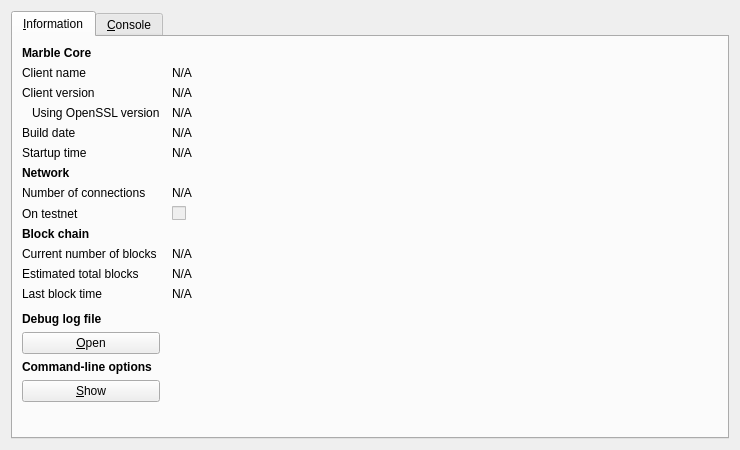
<?xml version="1.0" encoding="UTF-8"?>
<ui version="4.0">
 <class>RPCConsole</class>
 <widget class="QDialog" name="RPCConsole">
  <property name="geometry">
   <rect>
    <x>0</x>
    <y>0</y>
    <width>740</width>
    <height>450</height>
   </rect>
  </property>
  <property name="windowTitle">
   <string>Marble - Debug window</string>
  </property>
  <layout class="QVBoxLayout" name="verticalLayout_2">
   <item>
    <widget class="QTabWidget" name="tabWidget">
     <property name="currentIndex">
      <number>0</number>
     </property>
     <widget class="QWidget" name="tab_info">
      <attribute name="title">
       <string>&amp;Information</string>
      </attribute>
      <layout class="QGridLayout" name="gridLayout" columnstretch="0,1">
       <property name="horizontalSpacing">
        <number>12</number>
       </property>
       <item row="0" column="0">
        <widget class="QLabel" name="label_9">
         <property name="font">
          <font>
           <weight>75</weight>
           <bold>true</bold>
          </font>
         </property>
         <property name="text">
          <string>Marble Core</string>
         </property>
        </widget>
       </item>
       <item row="1" column="0">
        <widget class="QLabel" name="label_5">
         <property name="text">
          <string>Client name</string>
         </property>
        </widget>
       </item>
       <item row="1" column="1">
        <widget class="QLabel" name="clientName">
         <property name="cursor">
          <cursorShape>IBeamCursor</cursorShape>
         </property>
         <property name="text">
          <string>N/A</string>
         </property>
         <property name="textFormat">
          <enum>Qt::PlainText</enum>
         </property>
         <property name="textInteractionFlags">
          <set>Qt::LinksAccessibleByMouse|Qt::TextSelectableByKeyboard|Qt::TextSelectableByMouse</set>
         </property>
        </widget>
       </item>
       <item row="2" column="0">
        <widget class="QLabel" name="label_6">
         <property name="text">
          <string>Client version</string>
         </property>
        </widget>
       </item>
       <item row="2" column="1">
        <widget class="QLabel" name="clientVersion">
         <property name="cursor">
          <cursorShape>IBeamCursor</cursorShape>
         </property>
         <property name="text">
          <string>N/A</string>
         </property>
         <property name="textFormat">
          <enum>Qt::PlainText</enum>
         </property>
         <property name="textInteractionFlags">
          <set>Qt::LinksAccessibleByMouse|Qt::TextSelectableByKeyboard|Qt::TextSelectableByMouse</set>
         </property>
        </widget>
       </item>
       <item row="3" column="0">
        <widget class="QLabel" name="label_14">
         <property name="text">
          <string>Using OpenSSL version</string>
         </property>
         <property name="indent">
          <number>10</number>
         </property>
        </widget>
       </item>
       <item row="3" column="1">
        <widget class="QLabel" name="openSSLVersion">
         <property name="cursor">
          <cursorShape>IBeamCursor</cursorShape>
         </property>
         <property name="text">
          <string>N/A</string>
         </property>
         <property name="textFormat">
          <enum>Qt::PlainText</enum>
         </property>
         <property name="textInteractionFlags">
          <set>Qt::LinksAccessibleByMouse|Qt::TextSelectableByKeyboard|Qt::TextSelectableByMouse</set>
         </property>
        </widget>
       </item>
       <item row="4" column="0">
        <widget class="QLabel" name="label_12">
         <property name="text">
          <string>Build date</string>
         </property>
        </widget>
       </item>
       <item row="4" column="1">
        <widget class="QLabel" name="buildDate">
         <property name="cursor">
          <cursorShape>IBeamCursor</cursorShape>
         </property>
         <property name="text">
          <string>N/A</string>
         </property>
         <property name="textFormat">
          <enum>Qt::PlainText</enum>
         </property>
         <property name="textInteractionFlags">
          <set>Qt::LinksAccessibleByMouse|Qt::TextSelectableByKeyboard|Qt::TextSelectableByMouse</set>
         </property>
        </widget>
       </item>
       <item row="5" column="0">
        <widget class="QLabel" name="label_13">
         <property name="text">
          <string>Startup time</string>
         </property>
        </widget>
       </item>
       <item row="5" column="1">
        <widget class="QLabel" name="startupTime">
         <property name="cursor">
          <cursorShape>IBeamCursor</cursorShape>
         </property>
         <property name="text">
          <string>N/A</string>
         </property>
         <property name="textFormat">
          <enum>Qt::PlainText</enum>
         </property>
         <property name="textInteractionFlags">
          <set>Qt::LinksAccessibleByMouse|Qt::TextSelectableByKeyboard|Qt::TextSelectableByMouse</set>
         </property>
        </widget>
       </item>
       <item row="6" column="0">
        <widget class="QLabel" name="label_11">
         <property name="font">
          <font>
           <weight>75</weight>
           <bold>true</bold>
          </font>
         </property>
         <property name="text">
          <string>Network</string>
         </property>
        </widget>
       </item>
       <item row="7" column="0">
        <widget class="QLabel" name="label_7">
         <property name="text">
          <string>Number of connections</string>
         </property>
        </widget>
       </item>
       <item row="7" column="1">
        <widget class="QLabel" name="numberOfConnections">
         <property name="cursor">
          <cursorShape>IBeamCursor</cursorShape>
         </property>
         <property name="text">
          <string>N/A</string>
         </property>
         <property name="textFormat">
          <enum>Qt::PlainText</enum>
         </property>
         <property name="textInteractionFlags">
          <set>Qt::LinksAccessibleByMouse|Qt::TextSelectableByKeyboard|Qt::TextSelectableByMouse</set>
         </property>
        </widget>
       </item>
       <item row="8" column="0">
        <widget class="QLabel" name="label_8">
         <property name="text">
          <string>On testnet</string>
         </property>
        </widget>
       </item>
       <item row="8" column="1">
        <widget class="QCheckBox" name="isTestNet">
         <property name="enabled">
          <bool>false</bool>
         </property>
         <property name="text">
          <string/>
         </property>
        </widget>
       </item>
       <item row="9" column="0">
        <widget class="QLabel" name="label_10">
         <property name="font">
          <font>
           <weight>75</weight>
           <bold>true</bold>
          </font>
         </property>
         <property name="text">
          <string>Block chain</string>
         </property>
        </widget>
       </item>
       <item row="10" column="0">
        <widget class="QLabel" name="label_3">
         <property name="text">
          <string>Current number of blocks</string>
         </property>
        </widget>
       </item>
       <item row="10" column="1">
        <widget class="QLabel" name="numberOfBlocks">
         <property name="cursor">
          <cursorShape>IBeamCursor</cursorShape>
         </property>
         <property name="text">
          <string>N/A</string>
         </property>
         <property name="textFormat">
          <enum>Qt::PlainText</enum>
         </property>
         <property name="textInteractionFlags">
          <set>Qt::LinksAccessibleByMouse|Qt::TextSelectableByKeyboard|Qt::TextSelectableByMouse</set>
         </property>
        </widget>
       </item>
       <item row="11" column="0">
        <widget class="QLabel" name="label_4">
         <property name="text">
          <string>Estimated total blocks</string>
         </property>
        </widget>
       </item>
       <item row="11" column="1">
        <widget class="QLabel" name="totalBlocks">
         <property name="cursor">
          <cursorShape>IBeamCursor</cursorShape>
         </property>
         <property name="text">
          <string>N/A</string>
         </property>
         <property name="textFormat">
          <enum>Qt::PlainText</enum>
         </property>
         <property name="textInteractionFlags">
          <set>Qt::LinksAccessibleByMouse|Qt::TextSelectableByKeyboard|Qt::TextSelectableByMouse</set>
         </property>
        </widget>
       </item>
       <item row="12" column="0">
        <widget class="QLabel" name="label_2">
         <property name="text">
          <string>Last block time</string>
         </property>
        </widget>
       </item>
       <item row="12" column="1">
        <widget class="QLabel" name="lastBlockTime">
         <property name="cursor">
          <cursorShape>IBeamCursor</cursorShape>
         </property>
         <property name="text">
          <string>N/A</string>
         </property>
         <property name="textFormat">
          <enum>Qt::PlainText</enum>
         </property>
         <property name="textInteractionFlags">
          <set>Qt::LinksAccessibleByMouse|Qt::TextSelectableByKeyboard|Qt::TextSelectableByMouse</set>
         </property>
        </widget>
       </item>
       <item row="13" column="0">
        <spacer name="verticalSpacer_2">
         <property name="orientation">
          <enum>Qt::Vertical</enum>
         </property>
         <property name="sizeHint" stdset="0">
          <size>
           <width>20</width>
           <height>20</height>
          </size>
         </property>
        </spacer>
       </item>
       <item row="14" column="0">
        <widget class="QLabel" name="labelDebugLogfile">
         <property name="font">
          <font>
           <weight>75</weight>
           <bold>true</bold>
          </font>
         </property>
         <property name="text">
          <string>Debug log file</string>
         </property>
        </widget>
       </item>
       <item row="15" column="0">
        <widget class="QPushButton" name="openDebugLogfileButton">
         <property name="toolTip">
          <string>Open the Marble debug log file from the current data directory. This can take a few seconds for large log files.</string>
         </property>
         <property name="text">
          <string>&amp;Open</string>
         </property>
         <property name="autoDefault">
          <bool>false</bool>
         </property>
        </widget>
       </item>
       <item row="16" column="0">
        <widget class="QLabel" name="labelCLOptions">
         <property name="font">
          <font>
           <weight>75</weight>
           <bold>true</bold>
          </font>
         </property>
         <property name="text">
          <string>Command-line options</string>
         </property>
        </widget>
       </item>
       <item row="17" column="0">
        <widget class="QPushButton" name="showCLOptionsButton">
         <property name="toolTip">
          <string>Show the Marble-Qt help message to get a list with possible Marble command-line options.</string>
         </property>
         <property name="text">
          <string>&amp;Show</string>
         </property>
         <property name="autoDefault">
          <bool>false</bool>
         </property>
        </widget>
       </item>
       <item row="18" column="0">
        <spacer name="verticalSpacer">
         <property name="orientation">
          <enum>Qt::Vertical</enum>
         </property>
         <property name="sizeHint" stdset="0">
          <size>
           <width>20</width>
           <height>40</height>
          </size>
         </property>
        </spacer>
       </item>
      </layout>
     </widget>
     <widget class="QWidget" name="tab_console">
      <attribute name="title">
       <string>&amp;Console</string>
      </attribute>
      <layout class="QVBoxLayout" name="verticalLayout_3">
       <property name="spacing">
        <number>3</number>
       </property>
       <item>
        <widget class="QTextEdit" name="messagesWidget">
         <property name="minimumSize">
          <size>
           <width>0</width>
           <height>100</height>
          </size>
         </property>
         <property name="readOnly">
          <bool>true</bool>
         </property>
         <property name="tabKeyNavigation" stdset="0">
          <bool>false</bool>
         </property>
         <property name="columnCount" stdset="0">
          <number>2</number>
         </property>
        </widget>
       </item>
       <item>
        <layout class="QHBoxLayout" name="horizontalLayout">
         <property name="spacing">
          <number>3</number>
         </property>
         <item>
          <widget class="QLabel" name="label">
           <property name="text">
            <string notr="true">&gt;</string>
           </property>
          </widget>
         </item>
         <item>
          <widget class="QLineEdit" name="lineEdit"/>
         </item>
         <item>
          <widget class="QPushButton" name="clearButton">
           <property name="maximumSize">
            <size>
             <width>24</width>
             <height>24</height>
            </size>
           </property>
           <property name="toolTip">
            <string>Clear console</string>
           </property>
           <property name="text">
            <string/>
           </property>
           <property name="icon">
            <iconset resource="../bitcoin.qrc">
             <normaloff>:/icons/remove</normaloff>:/icons/remove</iconset>
           </property>
           <property name="shortcut">
            <string notr="true">Ctrl+L</string>
           </property>
           <property name="autoDefault">
            <bool>false</bool>
           </property>
          </widget>
         </item>
        </layout>
       </item>
      </layout>
     </widget>
    </widget>
   </item>
  </layout>
 </widget>
 <resources>
  <include location="../bitcoin.qrc"/>
 </resources>
 <connections/>
</ui>
